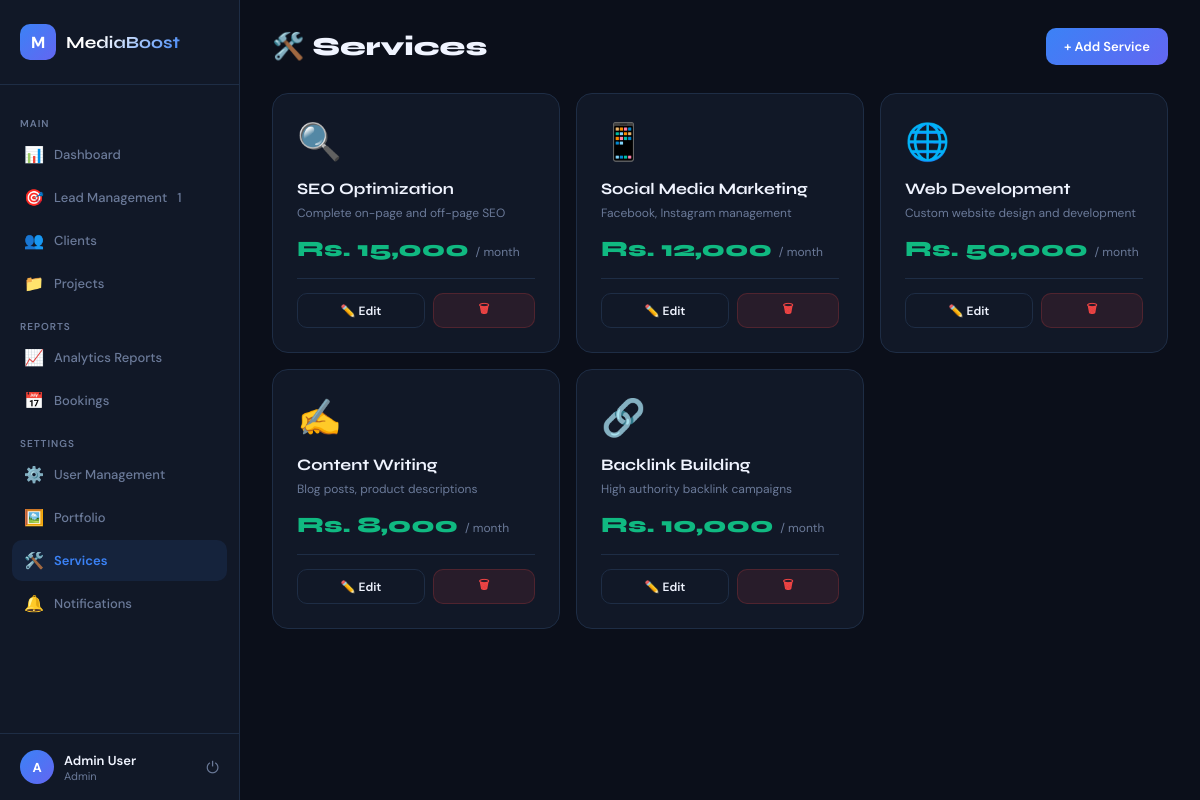
Screenshot of /admin/services.php (signed in) with the database file from the repository.
### tables this page shows
CREATE TABLE services (
    id          INT AUTO_INCREMENT PRIMARY KEY,
    name        VARCHAR(100) NOT NULL,
    description TEXT,
    price       DECIMAL(10,2),
    is_active   TINYINT(1) DEFAULT 1
);

### includes/auth.php (called while the page is built, shortened)
<?php
function currentUser(): array {
    return ['id'=>$_SESSION['user_id']??null,'name'=>$_SESSION['user_name']??'Guest','role'=>$_SESSION['user_role']??null,'type'=>$_SESSION['user_type']??null];
}

### admin/services.php (the view, shortened to what this page needs)
<?php
require_once '../includes/auth.php';
$db=getDB();$user=currentUser();
$services=$db->query("SELECT * FROM services ORDER BY is_active DESC,id ASC")->fetchAll();
?><!DOCTYPE html><html><head><meta charset="UTF-8"><meta name="viewport" content="width=device-width,initial-scale=1"><title>Services — MediaBoost</title>
</head><body>
<aside class="sidebar">
  <div class="sidebar-logo"><div class="logo-icon">M</div><span class="logo-name">MediaBoost</span></div>
  <nav class="nav">
    <div class="nav-section">Main</div>
    <a href="dashboard.php" class="nav-item <?php echo basename($_SERVER['PHP_SELF'])==='dashboard.php'?'active':''; ?>"><span class="nav-icon">📊</span> Dashboard</a>
    <a href="leads.php" class="nav-item <?php echo basename($_SERVER['PHP_SELF'])==='leads.php'?'active':''; ?>">
      <span class="nav-icon">🎯</span> Lead Management
      <?php $__nb=$db->query("SELECT COUNT(*) FROM leads WHERE status='new'")->fetchColumn(); if($__nb>0): ?><span class="nav-badge"><?php echo $__nb; ?></span><?php endif; ?>
    </a>
    <a href="clients.php" class="nav-item <?php echo basename($_SERVER['PHP_SELF'])==='clients.php'?'active':''; ?>"><span class="nav-icon">👥</span> Clients</a>
    <a href="projects.php" class="nav-item <?php echo basename($_SERVER['PHP_SELF'])==='projects.php'?'active':''; ?>"><span class="nav-icon">📁</span> Projects</a>
    <div class="nav-section">Reports</div>
    <a href="reports.php" class="nav-item <?php echo basename($_SERVER['PHP_SELF'])==='reports.php'?'active':''; ?>"><span class="nav-icon">📈</span> Analytics Reports</a>
    <a href="bookings.php" class="nav-item <?php echo basename($_SERVER['PHP_SELF'])==='bookings.php'?'active':''; ?>">
      <span class="nav-icon">📅</span> Bookings
    </a>
    <div class="nav-section">Settings</div>
    <a href="users.php" class="nav-item <?php echo basename($_SERVER['PHP_SELF'])==='users.php'?'active':''; ?>"><span class="nav-icon">⚙️</span> User Management</a>
    <a href="portfolio.php" class="nav-item <?php echo basename($_SERVER['PHP_SELF'])==='portfolio.php'?'active':''; ?>"><span class="nav-icon">🖼️</span> Portfolio</a>
    <a href="services.php" class="nav-item <?php echo basename($_SERVER['PHP_SELF'])==='services.php'?'active':''; ?>"><span class="nav-icon">🛠️</span> Services</a>
    <a href="notifications.php" class="nav-item <?php echo basename($_SERVER['PHP_SELF'])==='notifications.php'?'active':''; ?>">
      <span class="nav-icon">🔔</span> Notifications
    </a>
  </nav>
  <div class="sidebar-user">
    <div class="user-avatar"><?php echo strtoupper($user['name'][0]); ?></div>
    <div class="user-info"><div class="user-name"><?php echo htmlspecialchars($user['name']); ?></div><div class="user-role"><?php echo $user['role']; ?></div></div>
    <a href="../logout.php" class="logout-btn" title="Logout">⏻</a>
  </div>
</aside>
<main class="main">
  <div class="page-header"><div class="page-title">🛠️ Services</div><button class="btn btn-primary" onclick="openModal('addModal')">+ Add Service</button></div>
  <div class="services-grid">
    <?php $icons=['SEO Optimization'=>'🔍','Social Media Marketing'=>'📱','Web Development'=>'🌐','Content Writing'=>'✍️','Backlink Building'=>'🔗']; ?>
    <?php foreach($services as $s): ?>
    <div class="svc-card <?php echo !$s['is_active']?'inactive':''; ?>">
      <div class="svc-icon"><?php echo $icons[$s['name']]??'🛠️'; ?></div>
      <div class="svc-name"><?php echo htmlspecialchars($s['name']); ?></div>
      <div class="svc-desc"><?php echo htmlspecialchars($s['description']??''); ?></div>
      <?php if($s['price']): ?><div class="svc-price">Rs. <?php echo number_format($s['price']); ?> <span>/ month</span></div><?php endif; ?>
      <div class="svc-footer">
        <a href="services.php?edit=<?php echo $s['id']; ?>" class="btn btn-ghost btn-sm" style="flex:1;justify-content:center">✏️ Edit</a>
        <form method="POST" onsubmit="return confirm('Delete?')" style="flex:1">
          <button class="btn btn-danger btn-sm" style="width:100%;justify-content:center">🗑</button>
        </form>
      </div>
    </div>
    <?php endforeach; ?>
  </div>
</main>
</body></html>

### admin/services.php (style rules this page uses)
*,*::before,*::after { box-sizing:border-box;margin:0;padding:0 }
:root { --bg:#0b0f1a;--surface:#111827;--surface2:#1a2236;--border:#1e2d45;--accent:#3b82f6;--accent2:#6366f1;--green:#10b981;--red:#ef4444;--text:#f0f4ff;--muted:#6b7a99;--sidebar-w:240px;--font-head:'Syne',sans-serif;--font-body:'DM Sans',sans-serif }
body { background:var(--bg);color:var(--text);font-family:var(--font-body);display:flex;min-height:100vh;font-size:14px }
.sidebar { width:var(--sidebar-w);flex-shrink:0;background:var(--surface);border-right:1px solid var(--border);position:fixed;top:0;left:0;height:100vh;overflow-y:auto;display:flex;flex-direction:column }
.sidebar-logo { display:flex;align-items:center;gap:10px;padding:24px 20px;border-bottom:1px solid var(--border) }
.logo-icon { width:36px;height:36px;background:linear-gradient(135deg,var(--accent),var(--accent2));border-radius:10px;display:flex;align-items:center;justify-content:center;font-weight:800;color:#fff;font-size:16px }
.logo-name { font-family:var(--font-head);font-weight:700;font-size:17px;background:linear-gradient(135deg,#fff 30%,var(--accent));-webkit-background-clip:text;-webkit-text-fill-color:transparent }
.nav { padding:16px 12px;flex:1 }
.nav-section { font-size:10px;font-weight:600;letter-spacing:.1em;text-transform:uppercase;color:var(--muted);padding:8px 8px 4px;margin-top:8px }
.nav-item { display:flex;align-items:center;gap:10px;padding:10px 12px;border-radius:10px;color:var(--muted);text-decoration:none;font-size:13px;font-weight:500;transition:all .15s;margin-bottom:2px }
.nav-item:hover,.nav-item.active { background:rgba(59,130,246,.1);color:var(--accent) }
.nav-item.active { font-weight:600 }
.nav-icon { font-size:16px;width:20px;text-align:center }
.sidebar-user { padding:16px 20px;border-top:1px solid var(--border);display:flex;align-items:center;gap:10px }
.user-avatar { width:34px;height:34px;background:linear-gradient(135deg,var(--accent),var(--accent2));border-radius:50%;display:flex;align-items:center;justify-content:center;font-weight:700;font-size:13px;color:#fff }
.user-info { flex:1 }
.user-name { font-size:13px;font-weight:600 }
.user-role { font-size:11px;color:var(--muted);text-transform:capitalize }
.logout-btn { font-size:16px;color:var(--muted);text-decoration:none }
.main { margin-left:var(--sidebar-w);flex:1;padding:28px 32px }
.page-header { display:flex;align-items:center;justify-content:space-between;margin-bottom:28px }
.page-title { font-family:var(--font-head);font-size:26px;font-weight:800 }
.btn { display:inline-flex;align-items:center;gap:6px;padding:10px 18px;border-radius:10px;font-size:13px;font-weight:600;cursor:pointer;border:none;text-decoration:none;transition:all .15s;font-family:var(--font-body) }
.btn-primary { background:linear-gradient(135deg,var(--accent),var(--accent2));color:#fff }
.btn-ghost { background:var(--surface);border:1px solid var(--border);color:var(--text) }
.btn-sm { padding:6px 12px;font-size:12px }
.btn-danger { background:rgba(239,68,68,.1);border:1px solid rgba(239,68,68,.2);color:var(--red) }
.services-grid { display:grid;grid-template-columns:repeat(auto-fill,minmax(280px,1fr));gap:16px }
.svc-card { background:var(--surface);border:1px solid var(--border);border-radius:16px;padding:24px;transition:border-color .2s,transform .15s }
.svc-icon { font-size:36px;margin-bottom:14px }
.svc-name { font-family:var(--font-head);font-size:16px;font-weight:700;margin-bottom:6px }
.svc-desc { font-size:12px;color:var(--muted);margin-bottom:14px;line-height:1.5 }
.svc-price { font-family:var(--font-head);font-size:22px;font-weight:800;color:var(--green);margin-bottom:16px }
.svc-price span { font-size:12px;color:var(--muted);font-family:var(--font-body);font-weight:400 }
.svc-footer { display:flex;gap:8px;padding-top:14px;border-top:1px solid var(--border) }

### rows the page displays
services: name "🔍", name "SEO Optimization", description "Complete on-page and off-page SEO", price "15,000"
services: name "📱", name "Social Media Marketing", description "Facebook, Instagram management", price "12,000"
services: name "🌐", name "Web Development", description "Custom website design and development", price "50,000"
services: name "✍️", name "Content Writing", description "Blog posts, product descriptions", price "8,000"
services: name "🔗", name "Backlink Building", description "High authority backlink campaigns", price "10,000"

### other values shown
$__nb "1"
$user['name'][0] "A"
$user['name'] "Admin User"
$user['role'] "Admin"
